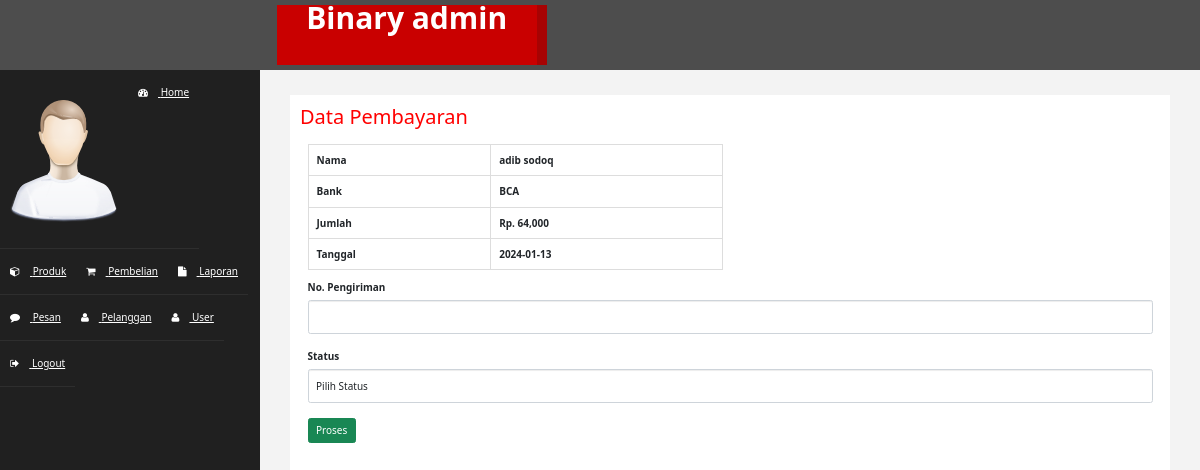
Screenshot of /Admin/index.php?halaman=pembayaran&id=23 with the database file from the repository.
### tables this page shows
CREATE TABLE `pembayaran` (
  `id_pembayaran` int(11) NOT NULL,
  `id_pembelian` int(11) NOT NULL,
  `nama` varchar(255) NOT NULL,
  `bank` varchar(255) NOT NULL,
  `jumlah` int(11) NOT NULL,
  `tanggal` date NOT NULL,
  `bukti` varchar(255) NOT NULL
);

### Admin/pembayaran.php (the view, shortened to what this page needs)
<?php
include 'koneksi.php';
$id_beli=$_GET['id'];
$sql = mysqli_query($conn,"SELECT * FROM pembayaran WHERE id_pembelian ='$id_beli'");
$data = mysqli_fetch_assoc($sql);
?>
<!doctype html>
<html lang="en">
  <head>
    <link href="https://cdn.jsdelivr.net/npm/bootstrap@5.0.2/dist/css/bootstrap.min.css" rel="stylesheet">
    <h2>Data Pembayaran</h2>
    <div class="container">
        <div class="row">
            <div class="col-md-6 mt-3">
                <table class="table table-bordered border-dark fw-bold">
                    <tr>
                        <th>Nama</th>
                        <td><?php echo $data["nama"];?></td>
                    </tr>
                    <tr>
                        <th>Bank</th>
                        <td><?php echo $data["bank"];?></td>
                    </tr>
                    <tr>
                        <th>Jumlah</th>
                        <td>Rp. <?php echo number_format($data["jumlah"]);?></td>
                    </tr>
                    <tr>
                        <th>Tanggal</th>
                        <td><?php echo $data["tanggal"];?></td>
                    </tr>
                </table>
            </div>
            <div class="col-md-6">
            </div>
            <form action=""method="post">
            <div class="form-group">
                <label>No. Pengiriman</label>
                <input type="text" class="form-control" name="nokirim">
            </div>
            <div class="form-group">
                <label>Status</label>
                <select name="status" class="form-control">
                    <option value="">Pilih Status</option>
                </select>
            </div>
            <button class="btn btn-success btn-md" name="Proses">Proses</button>
            </form>
        </div>
    </div>
  </body>
</html>

### Admin/assets/css/custom.css (style rules this page uses)
body { font-family: 'Open Sans', sans-serif; }
h2 { color: #f00; }

### rows the page displays
pembayaran: nama "adib sodoq", bank "BCA", jumlah "64,000", tanggal "2024-01-13"
